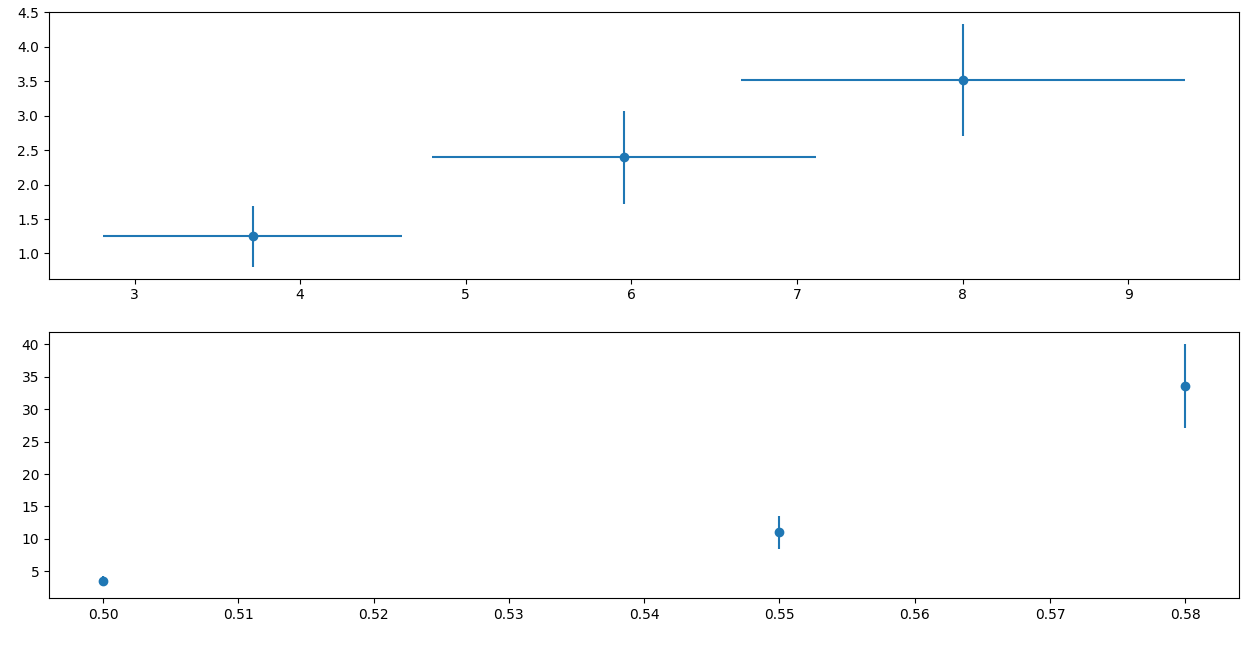

Reproduce this figure in Python.


import numpy as np
import matplotlib.pyplot as plt
import random
import datetime
time=datetime.datetime.now()
L_array=np.array([201,301,1001])
probability=.58
probability_array=np.array([0.50,0.55,0.58])
S=1 #area of cluster


n=10   #number of ensembles in each seri(probability)

ensemble_result=np.zeros(shape=(len(probability_array),2,n)) #first index for seri of probability,second for 'Rg' or 'S' in order,and third for n(th) ensemble.FOR EXAMPLE:ensemble_result[0,1,,4]='S' of 5th ensemble for probability 0.5
ensemble_result_average=np.zeros(shape=(len(probability_array),2))  #averages of ensemble_result
ensemble_result_errors=np.zeros(shape=(len(probability_array),2)) #errors of ensemble_result
ensemble_log_result_average=np.zeros(shape=(len(probability_array),2))#averages of logarithm of ensemble_result
ensemble_log_result_errors=np.zeros(shape=(len(probability_array),2)) #errors of logarithm of ensemble_result



def x_cm_finder(plane):#finds the x coordinate of center of mass of cluster
    i=0
    x_cm=0
    while i<L:
        j=0
        while j<L:
            if plane[i,j]==1:
                x_cm=x_cm+j
            j+=1
        i+=1
    x_cm=x_cm/S
    return x_cm


def y_cm_finder(plane):#finds the y coordinate of center of mass of cluster
    i=0
    y_cm=0
    while i<L:
        j=0
        while j<L:
            if plane[i,j]==1:
                y_cm=y_cm+i
            j+=1
        i+=1
    y_cm=y_cm/S
    return y_cm


def x_var_finder(plane,x_cm):#finds the x variance of system around the x_cm 
    i=0
    x_var=0
    while i<L:
        j=0
        while j<L:
            if plane[i,j]==1:
                x_var=x_var+j**2
            j+=1
        i+=1
    x_var=x_var/S
    x_var=x_var-x_cm**2
    return x_var


def y_var_finder(plane,y_cm):#finds the y variance of system around the y_cm 
    i=0
    y_var=0
    while i<L:
        j=0
        while j<L:
            if plane[i,j]==1:
                y_var=y_var+i**2
            j+=1
        i+=1
    y_var=y_var/S
    y_var=y_var-y_cm**2
    return y_var
    
    

def growth(plane): #this function every time,make the cluster bigger just one step
    i=0             #in this func -1 means off,0 means not determined yet,1 means on and finally 2 means on but the cell is on boundries and its neighbours should be checked
    global S
    temp=np.zeros(shape=(L,L))
    temp=plane.copy()
    while i<L:
        j=0
        while j<L:
            if plane[i,j]==2:
                if temp[i-1,j]==0:
                    rand=random.random()
                    if rand<=probability:
                        temp[i-1,j]=2
                        S+=1
                    else:
                        temp[i-1,j]=-1
                if temp[i,j-1]==0:
                    rand=random.random()
                    if rand<=probability:
                        temp[i,j-1]=2
                        S+=1
                    else:
                        temp[i,j-1]=-1
                if temp[i,(j+1)%L]==0:
                    rand=random.random()
                    if rand<=probability:
                        temp[i,(j+1)%L]=2
                        S+=1
                    else:
                        temp[i,(j+1)%L]=-1
                if temp[(i+1)%L,j]==0:
                    rand=random.random()
                    if rand<=probability:
                        temp[(i+1)%L,j]=2
                        S+=1
                    else:
                        temp[(i+1)%L,j]=-1
                temp[i,j]=1
            j+=1
        i+=1
    plane=temp.copy()
    return plane
                
                    

def evo(plane):
    global S
    i=0
    while 1:
        initial_S=S
        plane=growth(plane)
        i+=1
        if initial_S==S:
            k=0
            while k<L: #in this part cells with value of 2,are turned into 1 because we have no more evolution
                j=0
                while j<L:
                    if plane[k,j]==2:
                        plane[k,j]=1
                    j+=1
                k+=1
            return plane
                    
                    



i=0
while i<len(probability_array):
    probability=probability_array[i]
    L=L_array[i]
    j=0
    while j<n:
        plane=np.zeros(shape=(L,L),dtype=np.int8)
        plane[L//2,L//2]=2
        plane=evo(plane)
        
        x_cm=x_cm_finder(plane)
        y_cm=y_cm_finder(plane)
        x_var=x_var_finder(plane,x_cm)
        y_var=y_var_finder(plane,y_cm)
        Rg=(x_var+y_var)**.5
        ensemble_result[i,0,j]=Rg
        ensemble_result[i,1,j]=S
        
        S=1
        j+=1
    i+=1

   
i=0
while i<len(probability_array):
    j=0
    while j<2:
        ensemble_result_average[i,j]=np.average(ensemble_result[i,j,:])
        ensemble_result_errors[i,j]=((np.var(ensemble_result[i,j,:]))/(n-1))**.5
        ensemble_log_result_average[i,j]=np.log(np.average(ensemble_result[i,j,:]))
        ensemble_log_result_errors[i,j]=((np.log(np.var(ensemble_result[i,j,:])))/(n-1))**.5
        j+=1
    i+=1
       



fig, (pic1,pic2)=plt.subplots(2,figsize=(20,30))
pic1.errorbar(ensemble_log_result_average[:,1],ensemble_log_result_average[:,0],yerr=ensemble_log_result_errors[:,0],xerr=ensemble_log_result_errors[:,1],fmt='o')
pic2.errorbar(probability_array,ensemble_result_average[:,0],yerr=ensemble_result_errors[:,0],fmt='o')

print(datetime.datetime.now()-time) 
        
plt.show()
